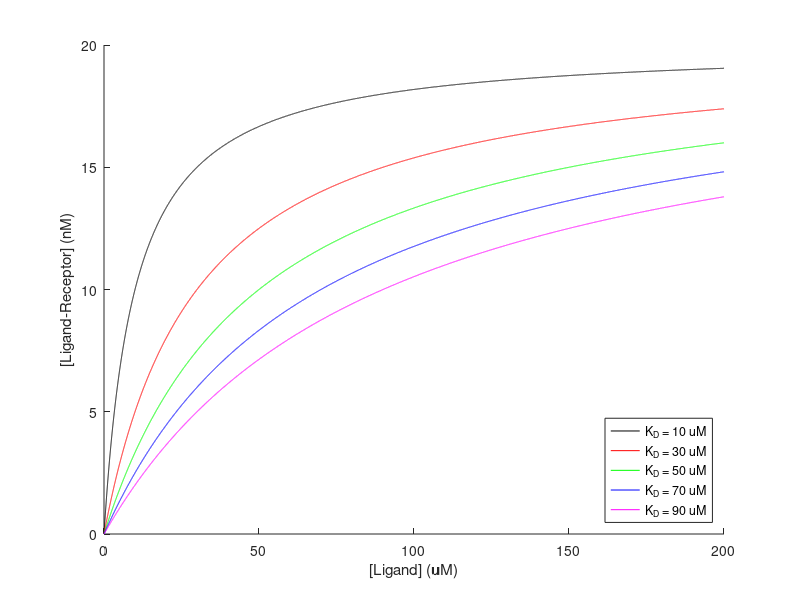

Write MATLAB code to recreate this figure. (Note: this script raises an error after producing the figure.)
% Week 1 - Basic MATLAB Plotting

% 1. Create arrays / matrices
A = [1, 2, 3;
    4, 5, 6]
B = [(1:3);
    (4:6);
    (7:9)]
C = [A;
    B] % concencate two matrices

% 2. Access sections of arrays
e = C(1, 1)
f = C(5, 3)
D = C(:, 1)
E = C(:, [1:3])
F = C(end, :)

% 3. Matrix Multiplication
G = A * B'

% -----Example 1: Plotting-----
colors = repmat('krgbmc',1,300) ;
Rtot = 20 ;
L = 0:0.01:200 ;
KDs = 10:20:90 ;
figure
hold on
for i=1:length(KDs) 
  KD = KDs(i) ;
  LR = Rtot*L./(L + KD) ;
  plot(L,LR,colors(i)) ;
  LR_all(i,:) = LR ;
  figurelegend{i} = ['K_D = ',int2str(KD),' uM'] ;
end 
xlabel('[Ligand] (uM)')
ylabel('[Ligand-Receptor] (nM)')
legend(figurelegend,'Location','SouthEast')

% -----Example 2: Normalization-----

data = dlmread("/Users/pc/Desktop/System Biology/Dymanic Modelling/sampledata1.DAT") ;
time = data(: , 1) ;
f1 = data(:,2) ; 
[minimum,index] = min(abs(time-50)) ;
sum = 0 ;
for i=1:index
  sum = sum + f1(i) ;  
end
f1avg = sum/index ;
f1_norm = f1/f1avg ;
    
f2 = data(:,3) ;
sum = 0 ;
for i=1:index
  sum = sum + f2(i) ;  
end
f2avg = sum/index ;
f2_norm = f2/f2avg ;

f3 = data(:,4) ;
sum = 0 ;
for i=1:index
  sum = sum + f3(i) ;  
end
f3avg = sum/index ;
f3_norm = f3/f3avg ;

figure
hold on 
plot(time,f1_norm,'b')
plot(time,f2_norm,'g')
plot(time,f3_norm,'r')

% -----Assignment 1-----

% question1
% Step 1. Read in the data and transpose
data = imread("/Users/pc/Desktop/System Biology/Dymanic Modelling/flash4.jpg", "jpg") ;
data_transposed = data' ;

% Display using imagesc
%imagesc(data_transposed) ;

% question2
data_file = load('-mat', "/Users/pc/Desktop/System Biology/Dymanic Modelling/sampledata2.mat") ; 
column_names = {'Patients_Age', 'Number_of_drinks_weekly', 'Clinical_Status'} ;
table_data = array2table(data_file.data, 'VariableNames', column_names) ;
%disp(table_data(1:5, :))

% choice 1
num_of_patients_more_than_5_drinks = 0 ;
for i = 1:300
    if table_data.Number_of_drinks_weekly(i) > 5
        num_of_patients_more_than_5_drinks = num_of_patients_more_than_5_drinks + 1 ;
    end
end
if num_of_patients_more_than_5_drinks > (300 / 2)
    fprintf("The number of patients is " + num_of_patients_more_than_5_drinks) ;
    fprintf("More than half of the patients drink more than 5 times per week.") ;
else
    fprintf("The number of patients is " + num_of_patients_more_than_5_drinks + "\n") ;
    fprintf("Less than half of the patients drink more than 5 times per week. \n") ;
end

% choice 2
Number_of_patients_cancer    = 0 ;
Number_of_patients_no_cancer = 0 ; 
for i = 1:300
    if table_data.Clinical_Status(i) == 1
        Number_of_patients_cancer    = Number_of_patients_cancer    + 1 ;
    else
        Number_of_patients_no_cancer = Number_of_patients_no_cancer + 1 ;
    end
end
if Number_of_patients_cancer < Number_of_patients_no_cancer
    fprintf("Number of patients who have cancer is less than whose without cancer\n") ;
else
    fprintf("Number of patients who have cancer is more than whose without cancer\n") ;
end

% choice 3
Number_of_patients_more_than_6 = 0 ;
Number_of_patients_less_than_5 = 0 ;
for i = 1:300
    if table_data.Number_of_drinks_weekly(i) > 6
        Number_of_patients_more_than_6 = Number_of_patients_more_than_6 + 1 ;
    elseif table_data.Number_of_drinks_weekly(i) < 5
        Number_of_patients_less_than_5 = Number_of_patients_less_than_5 + 1 ;
    end
end
if Number_of_patients_more_than_6 > Number_of_patients_less_than_5
    fprintf("There are more patients who drink more than 6 times per week compared to those who drink less than 5 times per week.\n") ;
else
    fprintf("There are less patients who drink more than 6 times per week compared to those who drink less than 5 times per week.\n") ;
end

% choice 4
Number_of_patients_older_than_50   = 0 ;
Number_of_patients_younger_than_20 = 0 ;
for i = 1:300
    if table_data.Patients_Age(i) > 50
        Number_of_patients_older_than_50   = Number_of_patients_older_than_50   + 1 ;
    elseif table_data.Patients_Age(i) < 20
        Number_of_patients_younger_than_20 = Number_of_patients_younger_than_20 + 1 ;
    end
end
if Number_of_patients_older_than_50 > Number_of_patients_younger_than_20
    fprintf("There are more patients who are older than 50 compared to those who are younger than 20.\n") ;
else
    fprintf("There are less patients who are older than 50 compared to those who are younger than 20.\n") ;
end

% question3
ages_of_patients_cancer    = table_data.Patients_Age(table_data.Clinical_Status == 1) ;
ages_of_patients_no_cancer = table_data.Patients_Age(table_data.Clinical_Status == 0) ;
hist(ages_of_patients_cancer)
xlabel("Age")
ylabel("Number of patients with cancer")

hist(ages_of_patients_no_cancer)
xlabel("Age")
ylabel("Number of patients with no cancer")

% question4
% choice 1
patients_cancer_younger_than_30 = sum(ages_of_patients_cancer < 30) ;
patients_cancer_older_than_60   = sum(ages_of_patients_cancer > 60) ;
if patients_cancer_younger_than_30 > patients_cancer_older_than_60
    fprintf("Among patients with cancer, there are more people younger than 30 compared to those older than 60.\n")
else
    fprintf("Among patients with cancer, there are less people younger than 30 compared to those older than 60.\n")
end

% choice 2
patients_cancer_younger_than_45 = sum(ages_of_patients_cancer < 45) ;
patients_cancer_older_than_45   = sum(ages_of_patients_cancer > 45) ;
if patients_cancer_younger_than_30 < patients_cancer_older_than_60
    fprintf("Among patients with cancer, there are more people older than 45 compared to those younger than 60.\n")
else
    fprintf("Among patients with cancer, there are less people older than 45 compared to those younger than 60.\n")
end

% choice 3
patients_no_cancer_younger_than_35 = sum(ages_of_patients_no_cancer < 35) ;
patients_no_cancer_older_than_35   = sum(ages_of_patients_no_cancer > 35) ;
if patients_no_cancer_younger_than_35 > patients_no_cancer_older_than_35
    fprintf("Among patients with cancer, there are more people younger than 35 compared to those older than 35.\n")
else
    fprintf("Among patients with cancer, there are less people younger than 35 compared to those older than 35.\n")
end

% choice 4
patients_no_cancer_younger_than_25 = sum(ages_of_patients_no_cancer < 25);
patients_no_cancer_older_than_55   = sum(ages_of_patients_no_cancer > 55) ;
if patients_no_cancer_younger_than_25 < patients_no_cancer_older_than_55
    fprintf("Among patients with cancer, there are more people older than 55 compared to those younger than 25.\n")
else
    fprintf("Among patients with cancer, there are less people older than 55 compared to those younger than 25.\n")
end

% question6
percent_of_patients_cancer_older_than_35 = sum(ages_of_patients_cancer > 35) / length(ages_of_patients_cancer) ;
fprintf("The percent of patients with cancer are older than 35 is: " + percent_of_patients_cancer_older_than_35 + ".\n")

% question7
percent_of_patients_cancer_younger_than_25 = sum(table_data.Patients_Age < 25) / length(table_data.Patients_Age) ;
fprintf("The percent of patients are younger than 25 is: " + percent_of_patients_cancer_younger_than_25 + ".\n")

% question8
percent_of_patients_cancer_more_than_3 = sum(table_data.Number_of_drinks_weekly > 3 & table_data.Clinical_Status == 1) / sum(table_data.Number_of_drinks_weekly > 3) ;
fprintf("The percent of patients who drink more than 3 times per week have cancer is: " + percent_of_patients_cancer_more_than_3 + ".\n")





